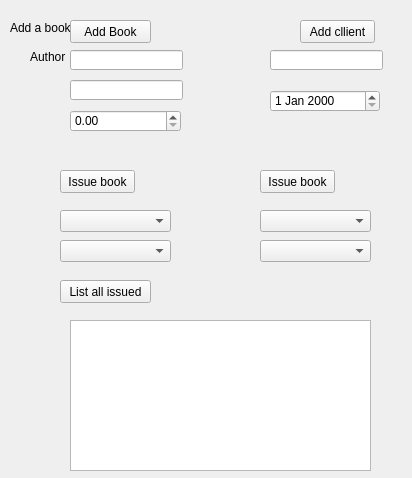
<?xml version="1.0" encoding="UTF-8"?>
<ui version="4.0">
 <class>Widget</class>
 <widget class="QWidget" name="Widget">
  <property name="geometry">
   <rect>
    <x>0</x>
    <y>0</y>
    <width>412</width>
    <height>478</height>
   </rect>
  </property>
  <property name="windowTitle">
   <string>Widget</string>
  </property>
  <widget class="QLabel" name="label">
   <property name="geometry">
    <rect>
     <x>10</x>
     <y>20</y>
     <width>61</width>
     <height>16</height>
    </rect>
   </property>
   <property name="text">
    <string>Add a book</string>
   </property>
  </widget>
  <widget class="QPushButton" name="pushButton">
   <property name="geometry">
    <rect>
     <x>70</x>
     <y>20</y>
     <width>81</width>
     <height>23</height>
    </rect>
   </property>
   <property name="text">
    <string>Add Book</string>
   </property>
  </widget>
  <widget class="QLabel" name="label_2">
   <property name="geometry">
    <rect>
     <x>30</x>
     <y>50</y>
     <width>46</width>
     <height>13</height>
    </rect>
   </property>
   <property name="text">
    <string>Author</string>
   </property>
  </widget>
  <widget class="QLineEdit" name="lineEdit">
   <property name="geometry">
    <rect>
     <x>70</x>
     <y>50</y>
     <width>113</width>
     <height>20</height>
    </rect>
   </property>
  </widget>
  <widget class="QLineEdit" name="lineEdit_2">
   <property name="geometry">
    <rect>
     <x>70</x>
     <y>80</y>
     <width>113</width>
     <height>20</height>
    </rect>
   </property>
  </widget>
  <widget class="QDoubleSpinBox" name="doubleSpinBox">
   <property name="geometry">
    <rect>
     <x>70</x>
     <y>110</y>
     <width>111</width>
     <height>22</height>
    </rect>
   </property>
  </widget>
  <widget class="QPushButton" name="pushButton_2">
   <property name="geometry">
    <rect>
     <x>300</x>
     <y>20</y>
     <width>75</width>
     <height>23</height>
    </rect>
   </property>
   <property name="text">
    <string>Add cllient</string>
   </property>
  </widget>
  <widget class="QLineEdit" name="lineEdit_3">
   <property name="geometry">
    <rect>
     <x>270</x>
     <y>50</y>
     <width>113</width>
     <height>20</height>
    </rect>
   </property>
  </widget>
  <widget class="QDateEdit" name="dateEdit">
   <property name="geometry">
    <rect>
     <x>270</x>
     <y>90</y>
     <width>110</width>
     <height>22</height>
    </rect>
   </property>
  </widget>
  <widget class="QPushButton" name="pushButton_3">
   <property name="geometry">
    <rect>
     <x>60</x>
     <y>170</y>
     <width>75</width>
     <height>23</height>
    </rect>
   </property>
   <property name="text">
    <string>Issue book</string>
   </property>
  </widget>
  <widget class="QComboBox" name="comboBox">
   <property name="geometry">
    <rect>
     <x>60</x>
     <y>210</y>
     <width>111</width>
     <height>22</height>
    </rect>
   </property>
  </widget>
  <widget class="QComboBox" name="comboBox_2">
   <property name="geometry">
    <rect>
     <x>60</x>
     <y>240</y>
     <width>111</width>
     <height>22</height>
    </rect>
   </property>
  </widget>
  <widget class="QPushButton" name="pushButton_4">
   <property name="geometry">
    <rect>
     <x>260</x>
     <y>170</y>
     <width>75</width>
     <height>23</height>
    </rect>
   </property>
   <property name="text">
    <string>Issue book</string>
   </property>
  </widget>
  <widget class="QComboBox" name="comboBox_3">
   <property name="geometry">
    <rect>
     <x>260</x>
     <y>240</y>
     <width>111</width>
     <height>22</height>
    </rect>
   </property>
  </widget>
  <widget class="QComboBox" name="comboBox_4">
   <property name="geometry">
    <rect>
     <x>260</x>
     <y>210</y>
     <width>111</width>
     <height>22</height>
    </rect>
   </property>
  </widget>
  <widget class="QPushButton" name="pushButton_5">
   <property name="geometry">
    <rect>
     <x>60</x>
     <y>280</y>
     <width>91</width>
     <height>23</height>
    </rect>
   </property>
   <property name="text">
    <string>List all issued</string>
   </property>
  </widget>
  <widget class="QTextEdit" name="textEdit">
   <property name="geometry">
    <rect>
     <x>70</x>
     <y>320</y>
     <width>301</width>
     <height>151</height>
    </rect>
   </property>
  </widget>
 </widget>
 <layoutdefault spacing="6" margin="11"/>
 <resources/>
 <connections/>
</ui>
